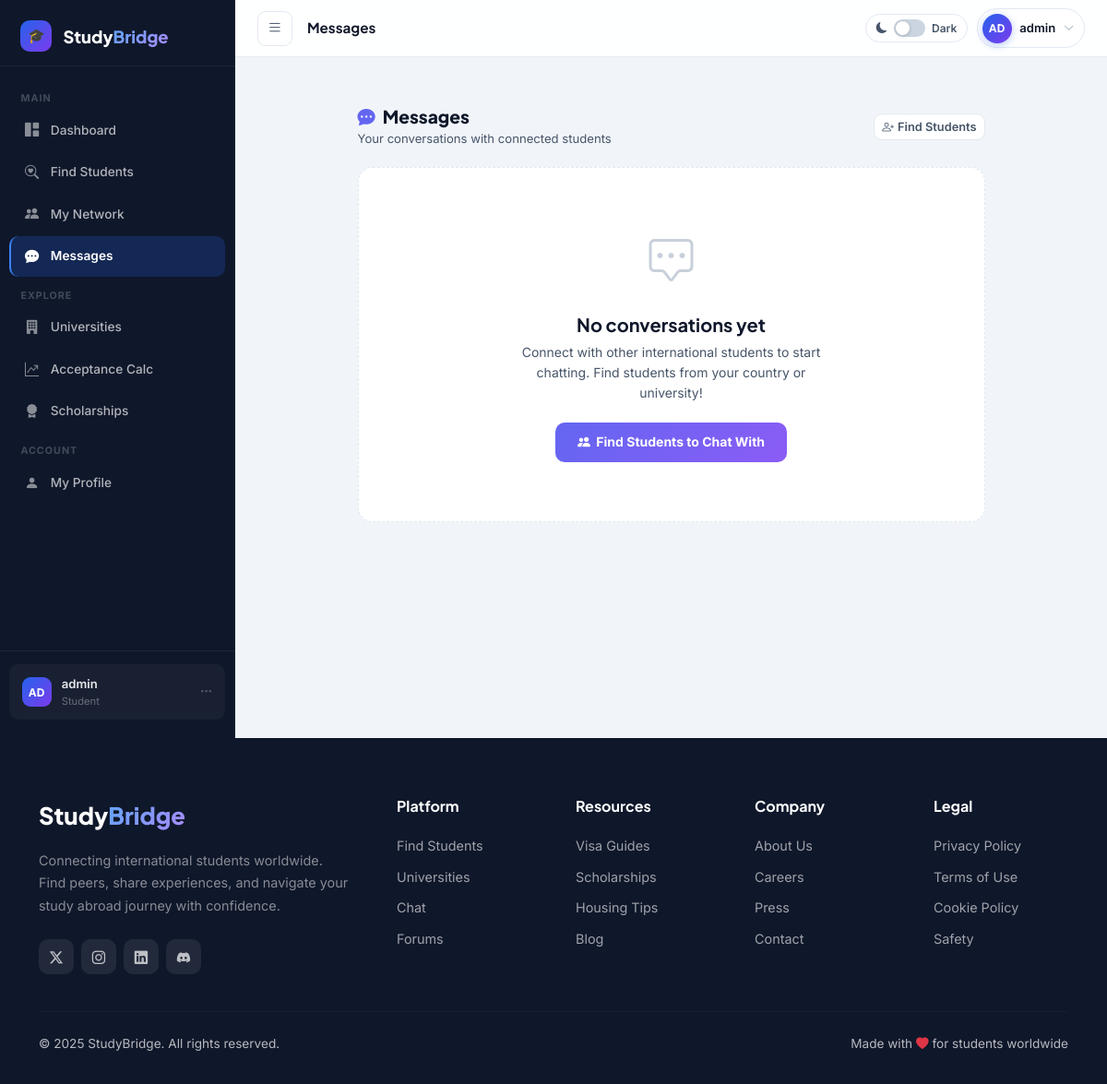
Page /messages/ (signed in) on the earlier database version.
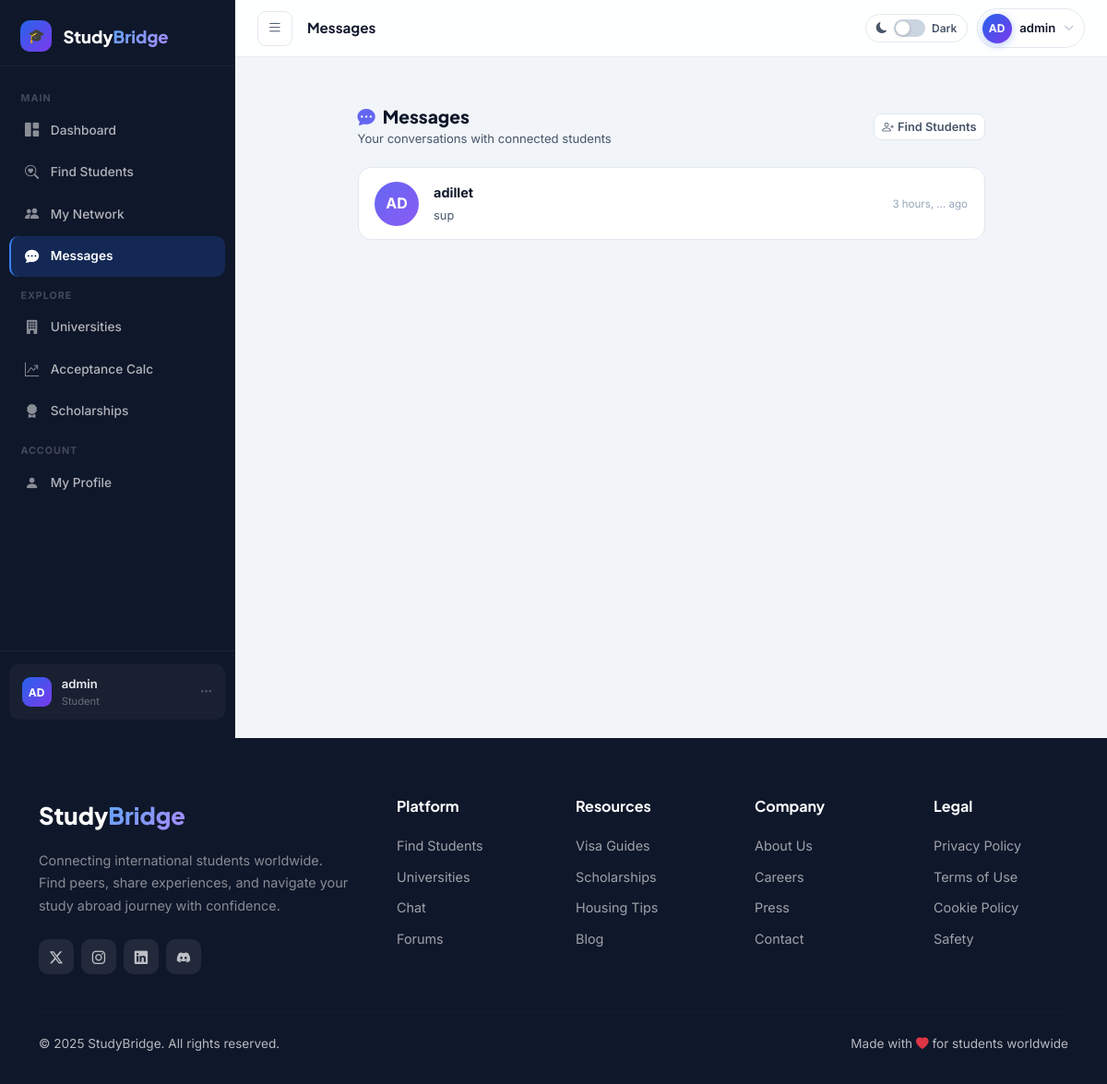
Same page on the later database version.
### accounts/models.py (models this page shows, shortened)
class User(AbstractUser):
    STUDY_LEVEL_CHOICES = [
        ('bachelor', "Bachelor's Degree"),
        ('master', "Master's Degree"),
        ('phd', 'PhD'),
        ('exchange', 'Exchange Student'),
        ('language', 'Language Course'),
    ]
    YEAR_CHOICES = [
        ('1', '1st Year'),
        ('2', '2nd Year'),
        ('3', '3rd Year'),
        ('4', '4th Year'),
        ('5', '5th Year+'),
        ('grad', 'Graduate'),
    ]
    email = models.EmailField(unique=True)
    full_name = models.CharField(max_length=150, blank=True)
    country_of_origin = models.CharField(max_length=100, blank=True)
    current_country = models.CharField(max_length=100, blank=True)
    university = models.CharField(max_length=200, blank=True)
    study_level = models.CharField(max_length=20, choices=STUDY_LEVEL_CHOICES, blank=True)
    year_of_study = models.CharField(max_length=10, choices=YEAR_CHOICES, blank=True)
    field_of_study = models.CharField(max_length=150, blank=True)
    bio = models.TextField(max_length=500, blank=True)
    avatar = models.ImageField(upload_to='avatars/', null=True, blank=True)
    is_verified = models.BooleanField(default=False)
    created_at = models.DateTimeField(auto_now_add=True)
    USERNAME_FIELD = 'email'
    REQUIRED_FIELDS = ['username']
    def get_display_name(self):
        return self.full_name or self.username
    def get_initials(self):
        name = self.get_display_name()
        parts = name.split()
        if len(parts) >= 2:
            return (parts[0][0] + parts[1][0]).upper()
        return name[:2].upper()

class Message(models.Model):
    sender = models.ForeignKey(User, on_delete=models.CASCADE, related_name='sent_messages')
    receiver = models.ForeignKey(User, on_delete=models.CASCADE, related_name='received_messages')
    content = models.TextField(max_length=2000)
    timestamp = models.DateTimeField(auto_now_add=True)
    is_read = models.BooleanField(default=False)
    class Meta:
        ordering = ['timestamp']

### accounts/views.py (the view)
# urls.py: path('messages/', av.messages_inbox, name='messages_inbox'),
@login_required
def messages_inbox(request):
    accepted_qs = ConnectionRequest.objects.filter(
        Q(from_user=request.user) | Q(to_user=request.user),
        status='accepted'
    ).select_related('from_user', 'to_user')
    chat_list = []
    for conn in accepted_qs:
        other = conn.to_user if conn.from_user == request.user else conn.from_user
        last_msg = Message.objects.filter(
            Q(sender=request.user, receiver=other) |
            Q(sender=other, receiver=request.user)
        ).order_by('-timestamp').first()
        unread = Message.objects.filter(sender=other, receiver=request.user, is_read=False).count()
        chat_list.append({'user': other, 'last_message': last_msg, 'unread': unread})
    chat_list.sort(
        key=lambda x: x['last_message'].timestamp if x['last_message'] else x['user'].date_joined,
        reverse=True
    )
    return render(request, 'students/messages_inbox.html', {
        'chat_list': chat_list,
        'active_page': 'messages',
        'page_title': 'Messages',
    })

### accounts/context_processors.py (called while the page is built)
def dashboard_context(request):
    if request.user.is_authenticated:
        pending_count = ConnectionRequest.objects.filter(
            to_user=request.user, status='pending'
        ).count()
        unread_count = Message.objects.filter(
            receiver=request.user, is_read=False
        ).count()
        return {
            'pending_requests_count': pending_count,
            'unread_messages_count': unread_count,
        }
    return {'pending_requests_count': 0, 'unread_messages_count': 0}

### templates/students/messages_inbox.html (shortened to what this page needs)
{% extends 'dashboard_base.html' %}
{% block main_content %}
<div class="container-fluid py-4 px-3 px-md-4">
  <div class="inbox-wrap">
    <div class="inbox-header">
      <div>
        <h4><i class="bi bi-chat-dots-fill me-2" style="color:#6366f1;"></i>Messages</h4>
        <p>Your conversations with connected students</p>
      </div>
      <a href="{% url 'find_students' %}" class="btn btn-sm" style="background:var(--db-surface);border:1.5px solid var(--db-border);color:var(--db-text-2);border-radius:9px;font-size:.8rem;font-weight:600;">
        <i class="bi bi-person-plus me-1"></i>Find Students
      </a>
    </div>
    {% if chat_list %}
      {% with unread_convos=chat_list|dictsortreversed:"unread" %}
        <div class="convo-list">
          {% for item in chat_list %}
            <a href="{% url 'chat' item.user.username %}" class="convo-row {% if item.unread > 0 %}has-unread{% endif %}">
              <div class="convo-avatar">
                {% if item.user.avatar %}
                  <img src="{{ item.user.avatar.url }}" alt="{{ item.user.get_display_name }}">
                {% else %}
                  {{ item.user.get_initials }}
                {% endif %}
              </div>
              <div class="convo-body">
                <p class="convo-name">{{ item.user.get_display_name }}</p>
                <p class="convo-preview">
                  {% if item.last_message %}
                    {{ item.last_message.content|truncatechars:60 }}
                  {% else %}
                    <span style="font-style:italic;color:var(--db-text-3);">No messages yet — say hi!</span>
                  {% endif %}
                </p>
              </div>
              <div class="convo-meta">
                {% if item.last_message %}
                  <span class="convo-time">{{ item.last_message.timestamp|timesince|truncatewords:2 }} ago</span>
                {% endif %}
              </div>
            </a>
          {% endfor %}
        </div>
      {% endwith %}
    {% else %}
      <div class="empty-inbox">
        <i class="bi bi-chat-square-dots ei-icon"></i>
        <h5>No conversations yet</h5>
        <p>Connect with other international students to start chatting. Find students from your country or university!</p>
        <a href="{% url 'find_students' %}" class="start-btn">
          <i class="bi bi-people-fill"></i>Find Students to Chat With
        </a>
      </div>
    {% endif %}
  </div>
</div>
{% endblock %}

### templates/dashboard_base.html (shortened to what this page needs)
{% extends 'base.html' %}
{% block content %}
<aside class="sidebar" id="sidebar">
  <a href="{% url 'landing' %}" class="sidebar-logo">
    <div class="sidebar-logo-icon">🎓</div>
    <div class="sidebar-logo-text">Study<span>Bridge</span></div>
  </a>
  <nav class="sidebar-nav">
    <div class="sidebar-section-label">Main</div>
    <a href="{% url 'dashboard' %}" class="sidebar-link {% if active_page == 'dashboard' %}active{% endif %}">
      <i class="bi bi-grid-1x2-fill"></i> Dashboard
    </a>
    <a href="{% url 'find_students' %}" class="sidebar-link {% if active_page == 'find_students' %}active{% endif %}">
      <i class="bi bi-search-heart"></i> Find Students
    </a>
    <a href="{% url 'connections' %}" class="sidebar-link {% if active_page == 'connections' %}active{% endif %}">
      <i class="bi bi-people-fill"></i> My Network
    </a>
    <a href="{% url 'messages_inbox' %}" class="sidebar-link {% if active_page == 'messages' %}active{% endif %}">
      <i class="bi bi-chat-dots-fill"></i> Messages
    </a>
    <div class="sidebar-section-label">Explore</div>
    <a href="{% url 'universities' %}" class="sidebar-link {% if active_page == 'universities' %}active{% endif %}"><i class="bi bi-building-fill"></i> Universities</a>
    <a href="{% url 'calculator' %}" class="sidebar-link {% if active_page == 'calculator' %}active{% endif %}"><i class="bi bi-graph-up-arrow"></i> Acceptance Calc</a>
    <a href="{% url 'scholarships' %}" class="sidebar-link {% if active_page == 'scholarships' %}active{% endif %}"><i class="bi bi-award-fill"></i> Scholarships</a>
    <div class="sidebar-section-label">Account</div>
    <a href="{% url 'edit_profile' %}" class="sidebar-link {% if active_page == 'profile' %}active{% endif %}"><i class="bi bi-person-fill"></i> My Profile</a>
  </nav>
  <div class="sidebar-footer">
    <div class="sidebar-user-mini" onclick="toggleDropdown()">
      <div class="s-avatar">{{ user.get_initials }}</div>
      <div style="flex:1;min-width:0;">
        <div class="sidebar-user-name">{{ user.get_display_name }}</div>
        <div class="sidebar-user-role">Student</div>
      </div>
      <i class="bi bi-three-dots" style="color:rgba(255,255,255,.25);font-size:.85rem;"></i>
    </div>
  </div>
</aside>
<div class="main-wrapper" id="mainWrapper">
  <header class="db-header">
    <button class="burger-btn" onclick="toggleSidebar()">
      <i class="bi bi-list" id="burgerIcon"></i>
    </button>
    <div class="header-title" id="pageTitle">{% block page_title %}{{ page_title }}{% endblock %}</div>
    <div class="header-right">
      <div class="mode-toggle" onclick="toggleDarkMode()">
        <i class="bi bi-moon-fill" style="font-size:.75rem;color:var(--db-text-2);" id="modeIcon"></i>
        <div class="toggle-sw" id="modeSw"><div class="toggle-knob"></div></div>
        <span class="mode-lbl" id="modeLbl">Dark</span>
      </div>
      <div style="position:relative;">
        <div class="avatar-btn" id="avatarBtn" onclick="toggleDropdown()">
          <div class="av-circle">{{ user.get_initials }}</div>
          <span class="av-name">{{ user.get_display_name }}</span>
          <i class="bi bi-chevron-down av-chevron"></i>
        </div>
      </div>
    </div>
  </header>
  <main class="main-content">
    {% block main_content %}{% endblock %}
  </main>
</div>
{% endblock %}

Differences in the rows shown:
now on this page (row edited): User: user.get_initials "AD", user.get_display_name "adillet", last_message.content "sup", last_message.timestamp "3 hours, …"
Other differences:
text no longer shown: "No conversations yet Connect with other international students to start chatting. Find students from your country or university! Find Students to Chat With"
